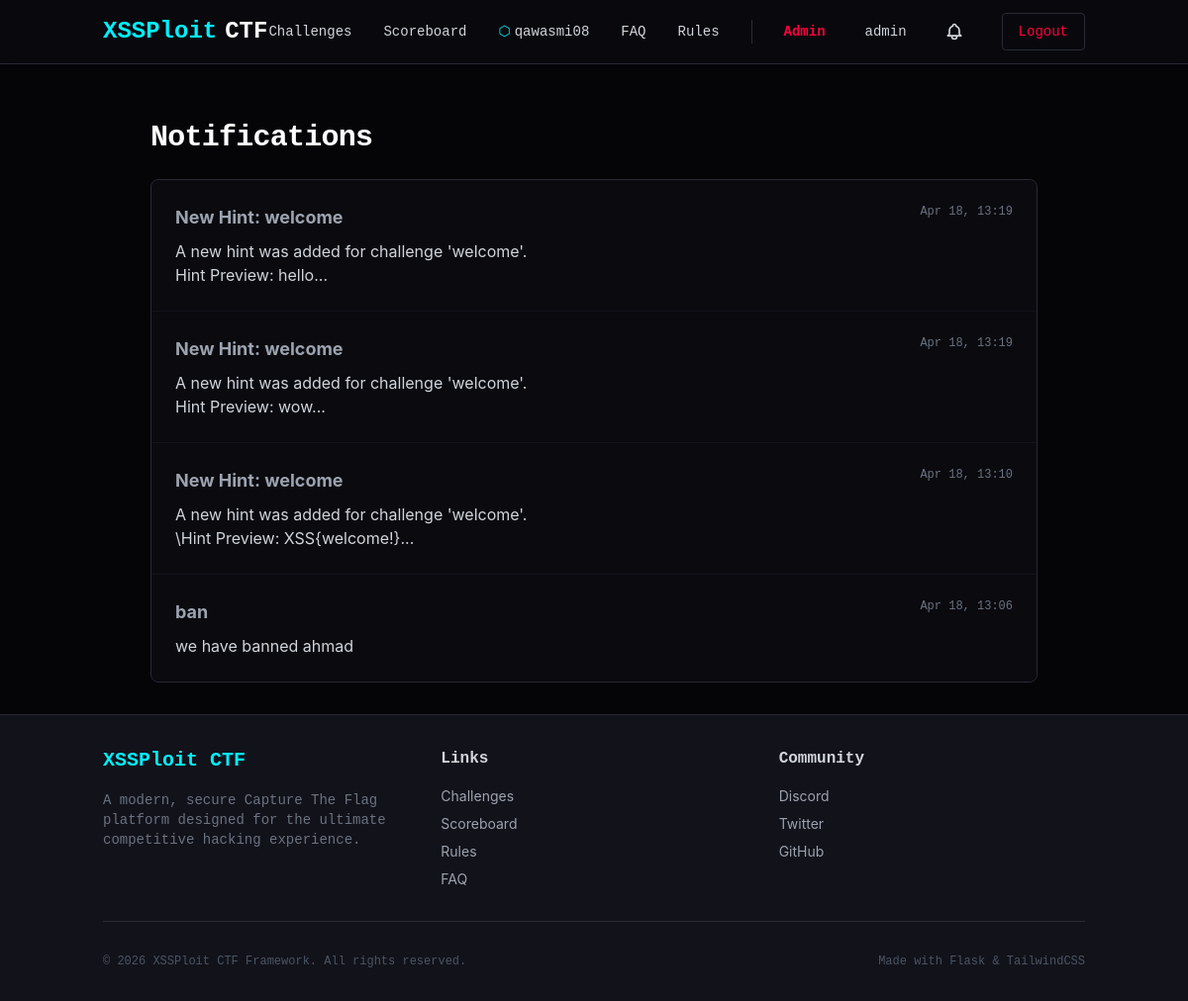
Page /notifications (signed in) on the committed database.
### app/models/team.py (models this page shows, shortened)
class Team(db.Model):
    __tablename__ = 'teams'
    id = db.Column(db.Integer, primary_key=True)
    name = db.Column(db.String(100), unique=True, index=True, nullable=False)
    invite_code = db.Column(db.String(36), unique=True, nullable=False, default=lambda: str(uuid.uuid4()))
    captain_id = db.Column(db.Integer, db.ForeignKey('users.id'), nullable=False)
    created_at = db.Column(db.DateTime, default=datetime.utcnow)
    captain = db.relationship('User', foreign_keys=[captain_id])
    members = db.relationship('TeamMember', back_populates='team', cascade="all, delete-orphan", lazy='dynamic')
    submissions = db.relationship('Submission', back_populates='team', lazy='dynamic')
    solves = db.relationship('Solve', back_populates='team', lazy='dynamic')

### app/models/user.py (models this page shows, shortened)
class User(UserMixin, db.Model):
    __tablename__ = 'users'
    id = db.Column(db.Integer, primary_key=True)
    username = db.Column(db.String(64), unique=True, index=True, nullable=False)
    email = db.Column(db.String(120), unique=True, index=True, nullable=False)
    password_hash = db.Column(db.String(256), nullable=False)
    bio = db.Column(db.String(255))
    avatar = db.Column(db.String(255))
    country = db.Column(db.String(64))
    role = db.Column(db.String(20), default='user') # 'user' or 'admin'
    is_active = db.Column(db.Boolean, default=True)
    is_verified = db.Column(db.Boolean, default=False)
    created_at = db.Column(db.DateTime, default=datetime.utcnow)
    team_memberships = db.relationship('TeamMember', back_populates='user', lazy='dynamic')
    submissions = db.relationship('Submission', back_populates='user', lazy='dynamic')
    solves = db.relationship('Solve', back_populates='user', lazy='dynamic')
    @property
    def team(self):
        membership = self.team_memberships.first()
        if membership:
            return membership.team
        return None
    def is_admin(self):
        return self.role == 'admin'

### app/models/core.py (models this page shows)
class Notification(db.Model):
    __tablename__ = 'notifications'
    id = db.Column(db.Integer, primary_key=True)
    user_id = db.Column(db.Integer, db.ForeignKey('users.id'), nullable=False)
    title = db.Column(db.String(255), nullable=False)
    message = db.Column(db.Text, nullable=False)
    is_read = db.Column(db.Boolean, default=False)
    created_at = db.Column(db.DateTime, default=datetime.utcnow)
    user = db.relationship('User', backref=db.backref('notifications', lazy='dynamic'))

### app/blueprints/public/__init__.py (the view)
@public_bp.route('/notifications', methods=['GET', 'POST'])
@login_required
def notifications():
    if request.method == 'POST':
        notifs = Notification.query.filter_by(user_id=current_user.id, is_read=False).all()
        for n in notifs:
            n.is_read = True
        db.session.commit()
        return redirect('/notifications')
    notifs = Notification.query.filter_by(user_id=current_user.id).order_by(Notification.created_at.desc()).all()
    return render_template('public/notifications.html', notifications=notifs)

### app/models/__init__.py (called while the page is built)
@login_manager.user_loader
def load_user(user_id):
    return User.query.get(int(user_id))

### app/templates/public/notifications.html (shortened to what this page needs)
{% extends "base.html" %}
{% block content %}
<div class="max-w-4xl mx-auto space-y-6">
    <div class="flex items-center justify-between">
        <h1 class="text-3xl font-mono font-bold text-white tracking-tight">Notifications</h1>
    </div>
    <div class="bg-cyber-card border border-cyber-border rounded-lg overflow-hidden flex flex-col gap-px bg-cyber-border">
        {% for notif in notifications %}
            <div class="p-6 bg-cyber-dark {% if not notif.is_read %}border-l-4 border-cyber-primary{% endif %} transition-colors relative">
                <div class="flex justify-between items-start mb-2">
                    <h3 class="text-lg font-bold {% if not notif.is_read %}text-white{% else %}text-gray-400{% endif %}">
                        {{ notif.title }}
                    </h3>
                    <span class="text-xs text-gray-500 font-mono">{{ notif.created_at.strftime('%b %d, %H:%M') }}</span>
                </div>
                <p class="text-gray-300 whitespace-pre-line">{{ notif.message }}</p>
            </div>
        {% else %}
            <div class="p-12 bg-cyber-dark text-center text-gray-500 font-mono">
                No notifications found.
            </div>
        {% endfor %}
    </div>
</div>
{% endblock %}

### app/templates/base.html (shortened to what this page needs)
<!DOCTYPE html>
<html lang="en" class="dark">
<head>
    <script src="https://cdn.tailwindcss.com"></script>
</head>
<body class="bg-cyber-darker min-h-screen flex flex-col font-sans antialiased text-gray-300 relative overflow-x-hidden">
    {% include "includes/navbar.html" %}
    <main class="flex-grow container mx-auto px-4 py-8">
        {% block content %}{% endblock %}
    </main>
    {% include "includes/footer.html" %}
</body>
</html>

### app/templates/includes/navbar.html (shortened to what this page needs)
<nav class="bg-cyber-dark/80 backdrop-blur-md border-b border-cyber-border sticky top-0 z-50">
    <div class="container mx-auto px-4">
        <div class="flex items-center justify-between h-16">
            <a href="/" class="flex items-center space-x-2">
                <span class="text-2xl font-mono font-bold text-cyber-primary neon-text">XSSPloit</span>
                <span class="text-2xl font-mono font-bold text-white">CTF</span>
            </a>
            <div class="hidden md:flex space-x-8 items-center font-mono text-sm">
                <a href="/challenges" class="hover:text-cyber-primary transition-colors">Challenges</a>
                <a href="/scoreboard" class="hover:text-cyber-primary transition-colors">Scoreboard</a>
                {% if current_user.is_authenticated %}
                    {% if current_user.team %}
                        <a href="/team/{{ current_user.team.id }}" class="hover:text-cyber-primary transition-colors flex items-center gap-1">
                            <span class="text-cyber-primary">⬡</span> {{ current_user.team.name }}
                        </a>
                    {% else %}
                        <a href="/team/" class="hover:text-cyber-primary transition-colors">Team</a>
                    {% endif %}
                {% endif %}
                <a href="/faq" class="hover:text-cyber-primary transition-colors">FAQ</a>
                <a href="/rules" class="hover:text-cyber-primary transition-colors">Rules</a>
                {% if current_user.is_authenticated %}
                    {% if current_user.is_admin() %}
                        <a href="/admin/" class="text-cyber-secondary font-bold hover:text-cyber-primary transition-colors pr-2">Admin</a>
                    {% endif %}
                    <a href="/dashboard" class="flex items-center space-x-2 hover:text-cyber-primary transition-colors">
                        <span>{{ current_user.username }}</span>
                    </a>
                    <a href="/notifications" class="relative group flex items-center justify-center w-8 h-8 rounded-full hover:bg-cyber-darker transition-colors text-gray-300 hover:text-cyber-primary">
                    </a>
                    <a href="/auth/logout" class="px-4 py-2 text-cyber-secondary border border-cyber-border hover:border-cyber-secondary hover:bg-cyber-secondary/10 rounded transition-all">Logout</a>
                {% endif %}
            </div>
        </div>
    </div>
</nav>

### app/templates/includes/footer.html
<footer class="bg-cyber-card border-t border-cyber-border mt-auto">
    <div class="container mx-auto px-4 py-8">
        <div class="grid grid-cols-1 md:grid-cols-3 gap-8">
            <div>
                <span class="text-xl font-mono font-bold text-cyber-primary">XSSPloit CTF</span>
                <p class="mt-4 text-sm text-gray-500 font-mono">
                    A modern, secure Capture The Flag platform designed for the ultimate competitive hacking experience.
                </p>
            </div>
            <div>
                <h3 class="font-bold mb-4 font-mono">Links</h3>
                <ul class="space-y-2 text-sm text-gray-400">
                    <li><a href="/challenges" class="hover:text-cyber-primary">Challenges</a></li>
                    <li><a href="/scoreboard" class="hover:text-cyber-primary">Scoreboard</a></li>
                    <li><a href="/rules" class="hover:text-cyber-primary">Rules</a></li>
                    <li><a href="/faq" class="hover:text-cyber-primary">FAQ</a></li>
                </ul>
            </div>
            <div>
                <h3 class="font-bold mb-4 font-mono">Community</h3>
                <ul class="space-y-2 text-sm text-gray-400">
                    <li><a href="#" class="hover:text-[#5865F2]">Discord</a></li>
                    <li><a href="#" class="hover:text-[#1DA1F2]">Twitter</a></li>
                    <li><a href="#" class="hover:text-gray-200">GitHub</a></li>
                </ul>
            </div>
        </div>
        <div class="border-t border-cyber-border mt-8 pt-8 flex flex-col md:flex-row justify-between items-center text-xs text-gray-600 font-mono">
            <p>&copy; 2026 XSSPloit CTF Framework. All rights reserved.</p>
            <p>Made with Flask & TailwindCSS</p>
        </div>
    </div>
</footer>

### app/templates/base.html (style rules this page uses)
body { color: #e2e8f0; }
.neon-text { text-shadow: 0 0 10px theme('colors.cyber.primary'), 0 0 20px theme('colors.cyber.primary'); }

### rows in the picture
Team: team.name "qawasmi08"
User: username "admin"
Notification: title "New Hint: welcome", created_at "Apr 18, 13:19", message "A new hint was added for challenge 'welcome'. Hint Preview: hello..."
Notification: title "New Hint: welcome", created_at "Apr 18, 13:19", message "A new hint was added for challenge 'welcome'. Hint Preview: wow..."
Notification: title "New Hint: welcome", created_at "Apr 18, 13:10", message "A new hint was added for challenge 'welcome'. \\Hint Preview: XSS{welcome!}..."
Notification: title "ban", created_at "Apr 18, 13:06", message "we have banned ahmad"
